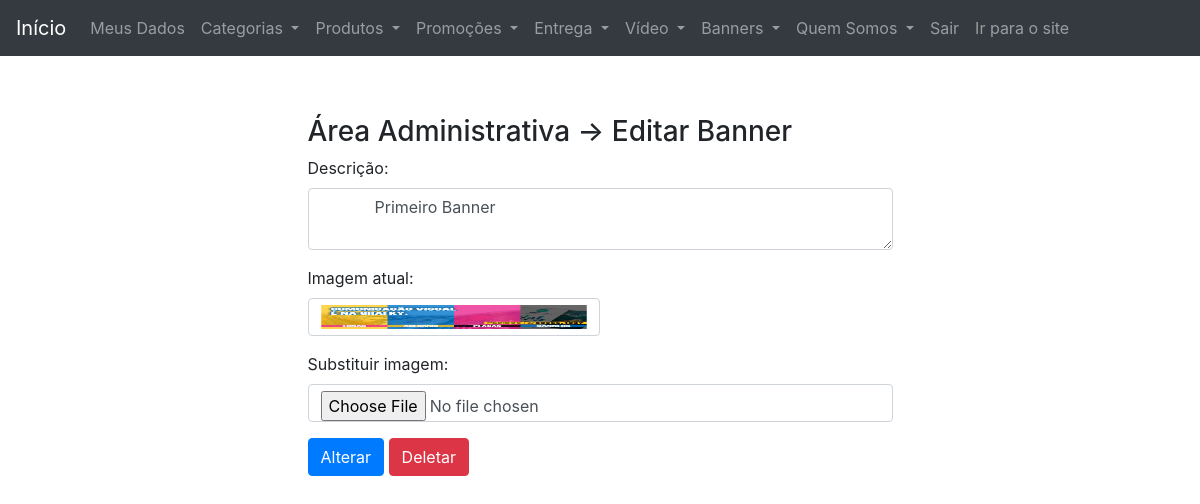
/contentmanage/views/admin/edit_banner.php?id=1 (signed in), run on the app's committed database.
### tables this page shows
CREATE TABLE `banner` (
  `id` int(11) NOT NULL,
  `description` varchar(800) DEFAULT NULL,
  `image` varchar(1000) DEFAULT NULL
);

### contentmanage/include/connect.php (called while the page is built, shortened)
<?php
class Connect {
	private static $instance;
	public static function getInstance() {
		if (! isset ( self::$instance )) {
			self::$instance = new PDO ( 'mysql:host=localhost;dbname=contentmanage;charset=utf8',
			 'adriano', '453231' );
			self::$instance->setAttribute ( \PDO::ATTR_ERRMODE, \PDO::ERRMODE_EXCEPTION );
			self::$instance->setAttribute ( \PDO::ATTR_ORACLE_NULLS, \PDO::NULL_EMPTY_STRING );
		}
		return self::$instance;
	}
}

### contentmanage/models/Banner.php (called while the page is built, shortened)
<?php
include_once CONNECT . 'connect.php';
class Banner
{
	private static $connect;
	public static function getThisBanner($id){
		self::$connect = Connect::getInstance ();
		$q = "select * from banner where id = :id";
		$statement = self::$connect->prepare ( $q );
		$statement->execute(array(':id' => $id));
		self::$connect = null;
		if ($statement->rowCount() > 0){
			$info = $statement->fetch(PDO::FETCH_ASSOC);
			return $info;
		} else {
			return false;
		}
	}
}

### contentmanage/views/admin/edit_banner.php (the view, shortened to what this page needs)
<!DOCTYPE html>
<html>
<head>
	<?php include_once 'include/links.php' ?>
</head>
<body>
	<?php include_once 'include/menu.php' ?>
	<?php
		include_once MODEL . 'Banner.php';
		$banner = Banner::getThisBanner($_GET['id']);
	?>
	<div class="container-fluid">
		<div class="panel-body"
			style="width: 50%; margin-left: auto;
			margin-right: auto; margin-top: 5%;">
			<h3>Área Administrativa -> Editar Banner</h3>
			<form action="../../control/BannerControl.php?key=edit"
			method="POST" enctype="multipart/form-data">
				<?php
					echo "
          <input type= 'hidden' name='id'
						value='{$banner['id']}'>
					<div class='form-group'>
						<label>Descrição:</label>
						<textarea class='form-control' name='description'>
            {$banner['description']}
            </textarea>
					</div>
          ";
          echo "
          <div class='form-group' style='width: 50%;'>
            <label>Imagem atual:</label>
            <image class='form-control' alt='{$banner['image']}'
            src='../../upload/{$banner['image']}'>
          </div>
          <div class='form-group'>
  	        <label>Substituir imagem:</label>
  	        <input type='file' name='image' class='form-control'>
  				</div>
          ";
				?>
				<button type="submit" class="btn btn-primary">Alterar</button>
				<?php
				echo "
				<a type='button' class='btn btn-danger' style='color: white'
        href='../../control/BannerControl.php?key=del&id={$banner['id']}'>
        	Deletar
				</a>
				";
				?>
			</form>
		</div>
	</div>
</body>
</html>

### data on the page
banner: description "Primeiro Banner", image (picture)
